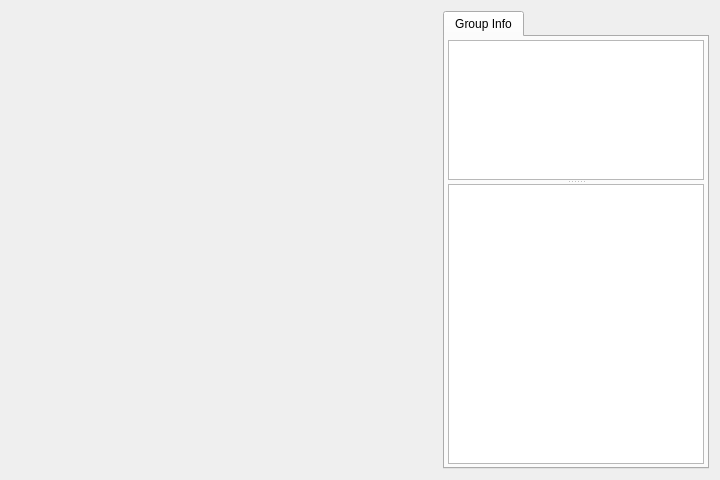
<?xml version="1.0" encoding="UTF-8"?>
<ui version="4.0">
 <class>GroupChatWindowClass</class>
 <widget class="QWidget" name="GroupChatWindowClass">
  <property name="geometry">
   <rect>
    <x>0</x>
    <y>0</y>
    <width>720</width>
    <height>480</height>
   </rect>
  </property>
  <property name="sizePolicy">
   <sizepolicy hsizetype="Expanding" vsizetype="Expanding">
    <horstretch>0</horstretch>
    <verstretch>0</verstretch>
   </sizepolicy>
  </property>
  <property name="windowTitle">
   <string>GroupChatWindow</string>
  </property>
  <layout class="QGridLayout" name="gridLayout">
   <item row="0" column="0">
    <widget class="ChatMessageWindow" name="chatMessageWindow" native="true">
     <property name="sizePolicy">
      <sizepolicy hsizetype="Expanding" vsizetype="Expanding">
       <horstretch>3</horstretch>
       <verstretch>0</verstretch>
      </sizepolicy>
     </property>
    </widget>
   </item>
   <item row="0" column="1">
    <widget class="QTabWidget" name="tabWidget">
     <property name="sizePolicy">
      <sizepolicy hsizetype="Minimum" vsizetype="Expanding">
       <horstretch>1</horstretch>
       <verstretch>0</verstretch>
      </sizepolicy>
     </property>
     <property name="currentIndex">
      <number>0</number>
     </property>
     <widget class="QWidget" name="tabGroupInfo">
      <property name="sizePolicy">
       <sizepolicy hsizetype="Preferred" vsizetype="Preferred">
        <horstretch>0</horstretch>
        <verstretch>0</verstretch>
       </sizepolicy>
      </property>
      <attribute name="title">
       <string>Group Info</string>
      </attribute>
      <layout class="QGridLayout" name="gridLayout_2">
       <property name="leftMargin">
        <number>3</number>
       </property>
       <property name="topMargin">
        <number>3</number>
       </property>
       <property name="rightMargin">
        <number>3</number>
       </property>
       <property name="bottomMargin">
        <number>3</number>
       </property>
       <property name="spacing">
        <number>3</number>
       </property>
       <item row="0" column="0">
        <widget class="QSplitter" name="splitter">
         <property name="sizePolicy">
          <sizepolicy hsizetype="Preferred" vsizetype="Expanding">
           <horstretch>0</horstretch>
           <verstretch>0</verstretch>
          </sizepolicy>
         </property>
         <property name="orientation">
          <enum>Qt::Vertical</enum>
         </property>
         <widget class="QTextBrowser" name="textBrowserAnnounce">
          <property name="sizePolicy">
           <sizepolicy hsizetype="Preferred" vsizetype="Expanding">
            <horstretch>0</horstretch>
            <verstretch>1</verstretch>
           </sizepolicy>
          </property>
          <property name="minimumSize">
           <size>
            <width>220</width>
            <height>0</height>
           </size>
          </property>
         </widget>
         <widget class="QListWidget" name="listWidgetMembers">
          <property name="sizePolicy">
           <sizepolicy hsizetype="Preferred" vsizetype="Expanding">
            <horstretch>0</horstretch>
            <verstretch>2</verstretch>
           </sizepolicy>
          </property>
          <property name="focusPolicy">
           <enum>Qt::NoFocus</enum>
          </property>
          <property name="editTriggers">
           <set>QAbstractItemView::NoEditTriggers</set>
          </property>
         </widget>
        </widget>
       </item>
      </layout>
     </widget>
    </widget>
   </item>
  </layout>
 </widget>
 <layoutdefault spacing="6" margin="11"/>
 <customwidgets>
  <customwidget>
   <class>ChatMessageWindow</class>
   <extends>QWidget</extends>
   <header>chatmessagewindow.h</header>
   <container>1</container>
  </customwidget>
 </customwidgets>
 <resources/>
 <connections/>
</ui>
